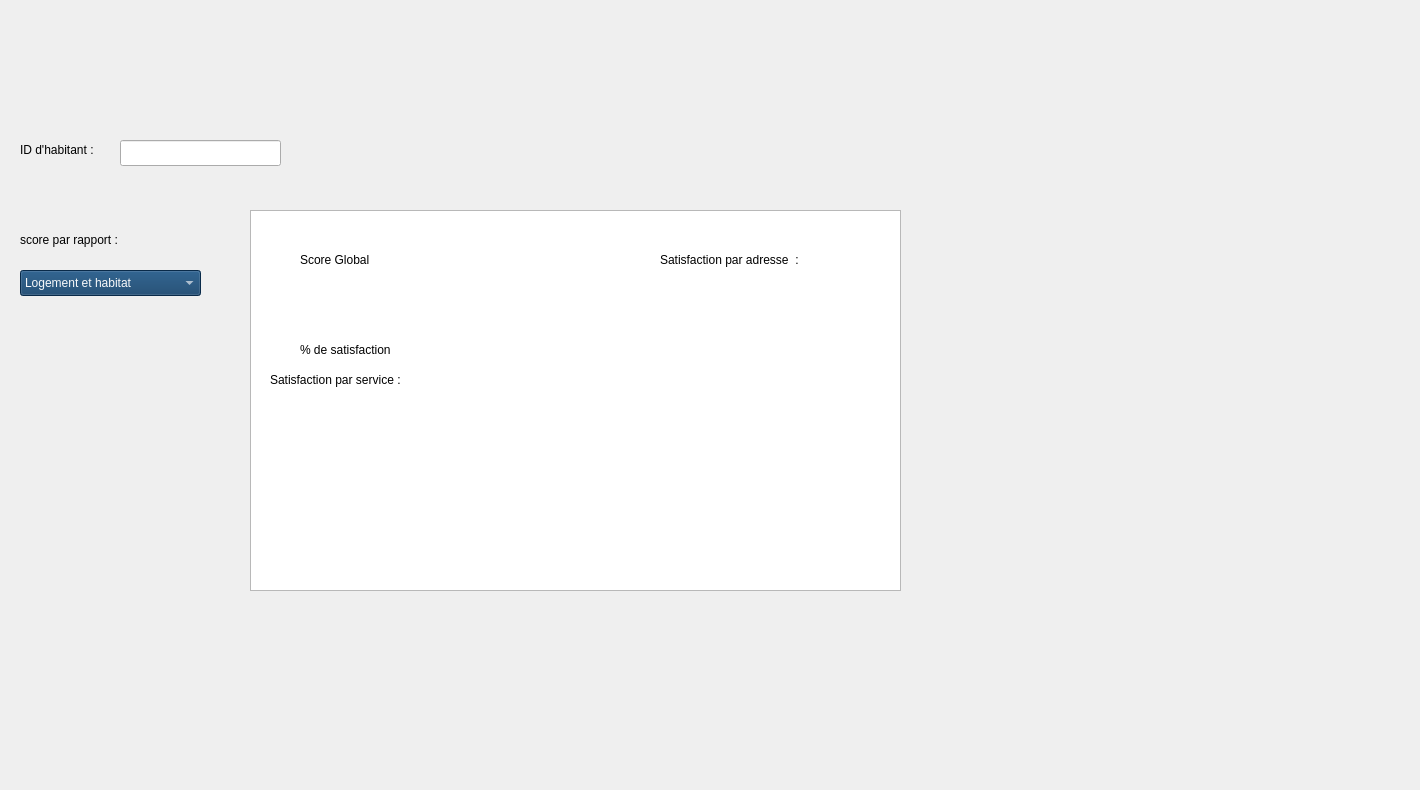
      <widget class="QWidget" name="page_8">
       <widget class="QLabel" name="label_36">
        <property name="geometry">
         <rect>
          <x>20</x>
          <y>140</y>
          <width>131</width>
          <height>20</height>
         </rect>
        </property>
        <property name="styleSheet">
         <string notr="true">color: rgb(0, 0, 0);</string>
        </property>
        <property name="text">
         <string>ID d'habitant :</string>
        </property>
       </widget>
       <widget class="QLineEdit" name="lineEdit_4">
        <property name="geometry">
         <rect>
          <x>120</x>
          <y>140</y>
          <width>161</width>
          <height>26</height>
         </rect>
        </property>
       </widget>
       <widget class="QLabel" name="label_37">
        <property name="geometry">
         <rect>
          <x>20</x>
          <y>230</y>
          <width>141</width>
          <height>20</height>
         </rect>
        </property>
        <property name="styleSheet">
         <string notr="true">color: rgb(0, 0, 0);</string>
        </property>
        <property name="text">
         <string>score par rapport :</string>
        </property>
       </widget>
       <widget class="QComboBox" name="comboBox_14">
        <property name="geometry">
         <rect>
          <x>20</x>
          <y>270</y>
          <width>181</width>
          <height>26</height>
         </rect>
        </property>
        <property name="styleSheet">
         <string notr="true">color: rgb(248, 249, 250);
font: italic 9pt &quot;Segoe UI&quot;;
background-color: rgb(13, 59, 102);</string>
        </property>
        <item>
         <property name="text">
          <string>Logement et habitat</string>
         </property>
        </item>
        <item>
         <property name="text">
          <string>Environnement et propreté</string>
         </property>
        </item>
        <item>
         <property name="text">
          <string>Infrastructures</string>
         </property>
        </item>
        <item>
         <property name="text">
          <string>transport</string>
         </property>
        </item>
        <item>
         <property name="text">
          <string>Sécurité</string>
         </property>
        </item>
        <item>
         <property name="text">
          <string>Éducation</string>
         </property>
        </item>
        <item>
         <property name="text">
          <string>bien-être</string>
         </property>
        </item>
       </widget>
       <widget class="QTableView" name="tableView_5">
        <property name="geometry">
         <rect>
          <x>250</x>
          <y>210</y>
          <width>651</width>
          <height>381</height>
         </rect>
        </property>
       </widget>
       <widget class="QLabel" name="label_38">
        <property name="geometry">
         <rect>
          <x>300</x>
          <y>250</y>
          <width>121</width>
          <height>20</height>
         </rect>
        </property>
        <property name="styleSheet">
         <string notr="true">color: rgb(0, 0, 0);
font: 700 italic 11pt &quot;Segoe UI&quot;;</string>
        </property>
        <property name="text">
         <string>Score Global</string>
        </property>
       </widget>
       <widget class="QLabel" name="label_39">
        <property name="geometry">
         <rect>
          <x>300</x>
          <y>340</y>
          <width>111</width>
          <height>20</height>
         </rect>
        </property>
        <property name="styleSheet">
         <string notr="true">color: rgb(0, 0, 0);</string>
        </property>
        <property name="text">
         <string>% de satisfaction</string>
        </property>
       </widget>
       <widget class="QLabel" name="label_40">
        <property name="geometry">
         <rect>
          <x>270</x>
          <y>370</y>
          <width>191</width>
          <height>20</height>
         </rect>
        </property>
        <property name="styleSheet">
         <string notr="true">color: rgb(0, 0, 0);
font: 600 italic 10pt &quot;Segoe UI&quot;;</string>
        </property>
        <property name="text">
         <string>Satisfaction par service :</string>
        </property>
       </widget>
       <widget class="QLabel" name="label_41">
        <property name="geometry">
         <rect>
          <x>70</x>
          <y>410</y>
          <width>421</width>
          <height>131</height>
         </rect>
        </property>
        <property name="text">
         <string/>
        </property>
        <property name="pixmap">
         <pixmap>../../Downloads/Sans-titre---1.png</pixmap>
        </property>
       </widget>
       <widget class="QLabel" name="label_42">
        <property name="geometry">
         <rect>
          <x>660</x>
          <y>250</y>
          <width>221</width>
          <height>20</height>
         </rect>
        </property>
        <property name="styleSheet">
         <string notr="true">color: rgb(0, 0, 0);
font: 600 italic 10pt &quot;Segoe UI&quot;;</string>
        </property>
        <property name="text">
         <string>Satisfaction par adresse  :</string>
        </property>
       </widget>
       <widget class="QLabel" name="label_43">
        <property name="geometry">
         <rect>
          <x>1020</x>
          <y>650</y>
          <width>391</width>
          <height>131</height>
         </rect>
        </property>
        <property name="text">
         <string/>
        </property>
        <property name="pixmap">
         <pixmap>../../Downloads/Sans-titre---2.png</pixmap>
        </property>
       </widget>
       <widget class="QLabel" name="label_44">
        <property name="geometry">
         <rect>
          <x>450</x>
          <y>270</y>
          <width>391</width>
          <height>131</height>
         </rect>
        </property>
        <property name="styleSheet">
         <string notr="true">color: rgb(0, 0, 0);</string>
        </property>
        <property name="text">
         <string/>
        </property>
        <property name="pixmap">
         <pixmap>../../Downloads/Sans-titre---2.png</pixmap>
        </property>
       </widget>
       <widget class="QLabel" name="label_45">
        <property name="geometry">
         <rect>
          <x>440</x>
          <y>450</y>
          <width>451</width>
          <height>81</height>
         </rect>
        </property>
        <property name="text">
         <string/>
        </property>
        <property name="pixmap">
         <pixmap>../../Downloads/Sans-titre---3.png</pixmap>
        </property>
       </widget>
       <widget class="QStackedWidget" name="stackedWidget_4">
        <property name="geometry">
         <rect>
          <x>0</x>
          <y>-100</y>
          <width>651</width>
          <height>301</height>
         </rect>
        </property>
        <widget class="QWidget" name="page_9"/>
        <widget class="QWidget" name="page_10"/>
       </widget>
      </widget>
